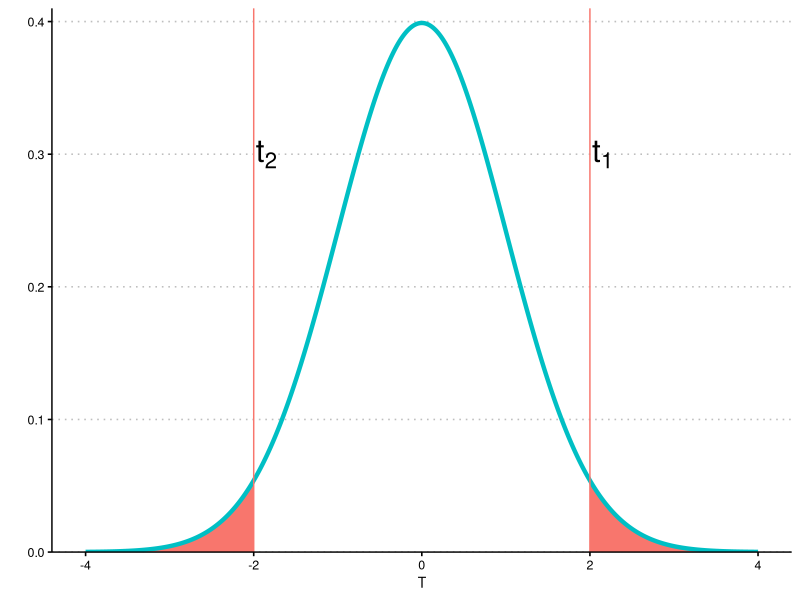
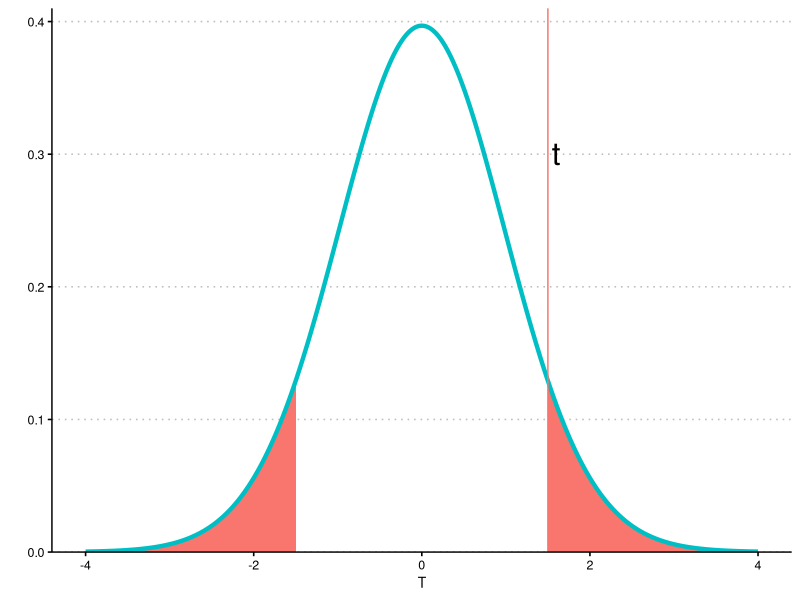
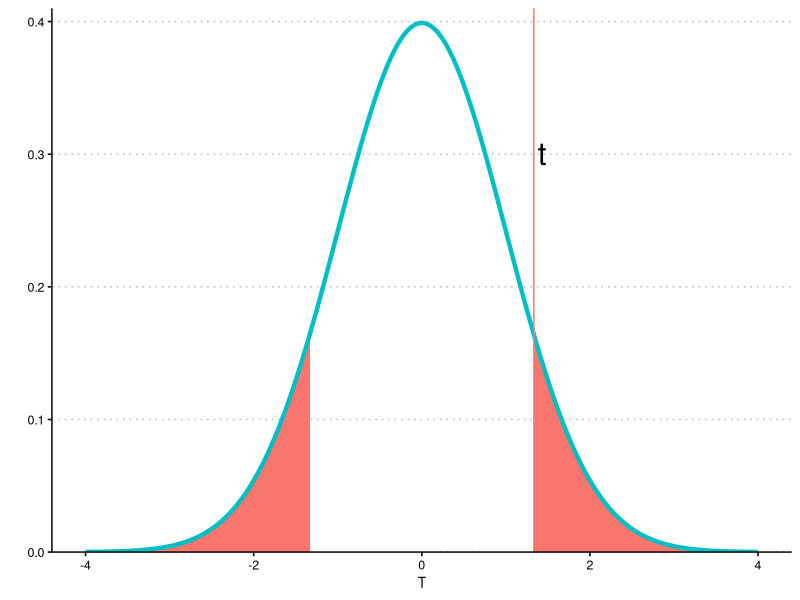
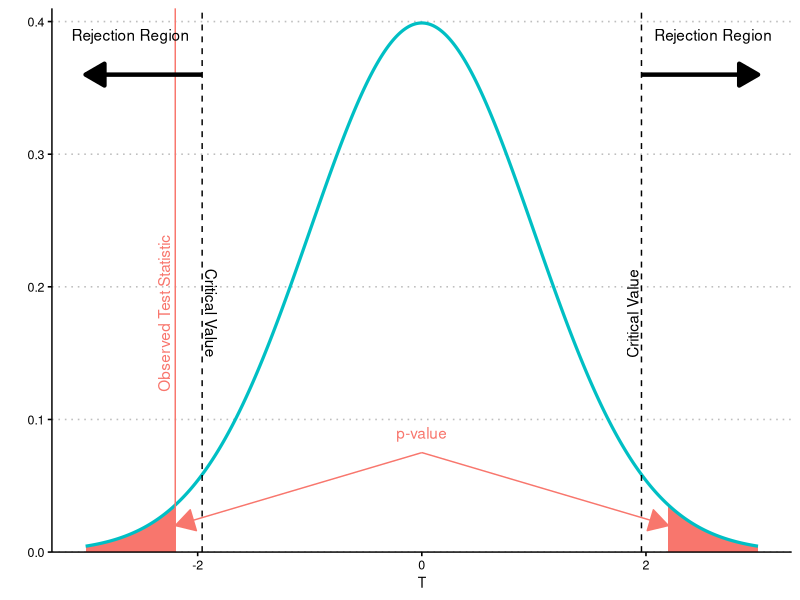
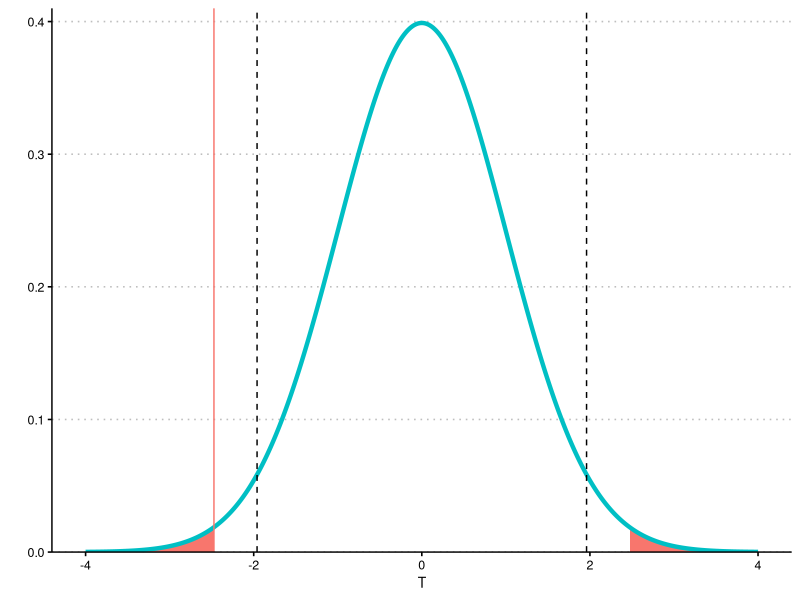
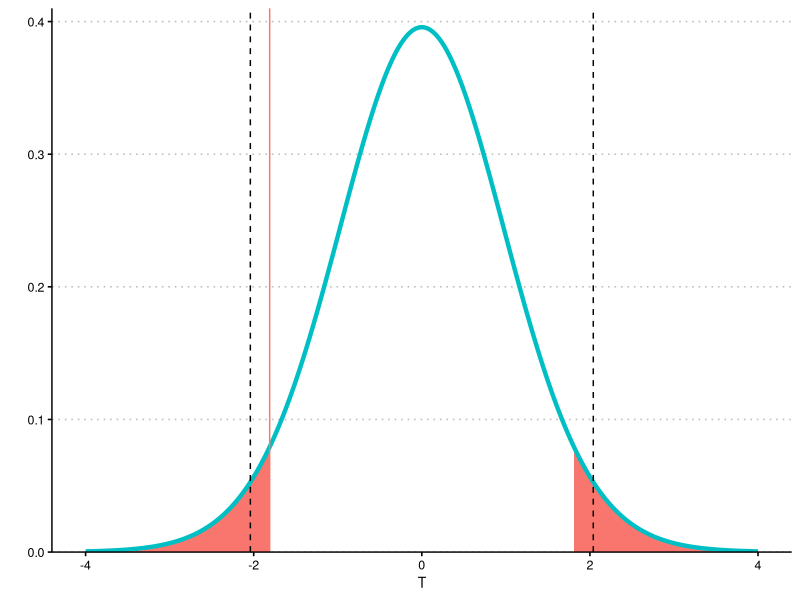

Generate these figures, in order, with R:
## ---- chunk 1
#| echo: false
#| fig-height: 3

library(ggplot2)
library(ggthemes)

# Define the value of t
t <- 2

# Create a sequence of x values for plotting the density curve
x <- seq(-4, 4, length.out = 5000)

# Calculate the normal density function
y <- dnorm(x)

# Create the ggplot
ggplot() +
  geom_area(data = data.frame(x = x[x <= -t], y = y[x <= -t], fill = as.factor(1)),
            aes(x = x, y = y), fill = "#F8766D") +
  geom_area(data = data.frame(x = x[x >= t], y = y[x >= t], fill = as.factor(1)),
            aes(x = x, y = y), fill = "#F8766D") +
  geom_line(aes(x = x, y = y), linewidth = 1.5, color = "#00BFC4") +
#   geom_vline(xintercept = -1.96, linetype = 2) + geom_vline(xintercept = 1.96, linetype = 2) + 
  geom_vline(xintercept = -t, color = "#F8766D") + 
  annotate("text", x = -t + 0.15, y = 0.3, label = "t[2]", parse = TRUE, size = 8) + 
  geom_vline(xintercept = t, color = "#F8766D") + 
  annotate("text", x = t + 0.15, y = 0.3, label = "t[1]", parse = TRUE, size = 8) + 
  labs(x = "T", y = "") +
  theme_clean() + 
  scale_y_continuous(expand = c(0, 0), limits = c(0, 0.41)) + 
  theme(plot.background = element_blank(), legend.position="none")
## ---- chunk 2
#| echo: false
#| fig-height: 3

library(ggplot2)
library(ggthemes)

# Define the value of t
t <- 1.5

# Create a sequence of x values for plotting the density curve
x <- seq(-4, 4, length.out = 5000)

# Calculate the normal density function
y <- dt(x, df = 48)

# Create the ggplot
ggplot() +
  geom_area(data = data.frame(x = x[x <= -t], y = y[x <= -t], fill = as.factor(1)),
            aes(x = x, y = y), fill = "#F8766D") +
  geom_area(data = data.frame(x = x[x >= t], y = y[x >= t], fill = as.factor(1)),
            aes(x = x, y = y), fill = "#F8766D") +
  geom_line(aes(x = x, y = y), linewidth = 1.5, color = "#00BFC4") +
#   geom_vline(xintercept = -1.96, linetype = 2) + geom_vline(xintercept = 1.96, linetype = 2) + 
  geom_vline(xintercept = t, color = "#F8766D") + 
  annotate("text", x = t + 0.1, y = 0.3, label = "t", parse = TRUE, size = 8) + 
  labs(x = "T", y = "") +
  theme_clean() + 
  scale_y_continuous(expand = c(0, 0), limits = c(0, 0.41)) + 
  theme(plot.background = element_blank(), legend.position="none")
## ---- chunk 3
#| echo: false
#| fig-height: 3

library(ggplot2)
library(ggthemes)

# Define the value of t
t <- 4/3

# Create a sequence of x values for plotting the density curve
x <- seq(-4, 4, length.out = 5000)

# Calculate the normal density function
y <- dnorm(x)

# Create the ggplot
ggplot() +
  geom_area(data = data.frame(x = x[x <= -t], y = y[x <= -t], fill = as.factor(1)),
            aes(x = x, y = y), fill = "#F8766D") +
  geom_area(data = data.frame(x = x[x >= t], y = y[x >= t], fill = as.factor(1)),
            aes(x = x, y = y), fill = "#F8766D") +
  geom_line(aes(x = x, y = y), linewidth = 1.5, color = "#00BFC4") +
#   geom_vline(xintercept = -1.96, linetype = 2) + geom_vline(xintercept = 1.96, linetype = 2) + 
  geom_vline(xintercept = t, color = "#F8766D") + 
  annotate("text", x = t + 0.1, y = 0.3, label = "t", parse = TRUE, size = 8) + 
  labs(x = "T", y = "") +
  theme_clean() + 
  scale_y_continuous(expand = c(0, 0), limits = c(0, 0.41)) + 
  theme(plot.background = element_blank(), legend.position="none")
## ---- chunk 4
#| echo: false
#| label: fig-rejection-region-plot
#| fig-height: 3
#| fig-cap: The labelled components of a hypothesis test. The observed test statistic is either compared to the critical values to see whether it falls into the rejection region or not. In a one-sided hypothesis test, the rejection region is one-sided as well. Alternatively, the area under the null distribution outside of the observed test statistic (in both tails, as depicted here, for a two-sided hypothesis test; in a single tail for a one-sided hypothesis test) can be computed as the $p$-value. The $p$-value is then compared to the level of significance.

library(ggplot2)
library(ggthemes)

# Define the value of t
t <- 2.2

# Create a sequence of x values for plotting the density curve
x <- seq(-3, 3, length.out = 5000)

# Calculate the normal density function
y <- dnorm(x)

# Create the ggplot
ggplot() +
  geom_area(data = data.frame(x = x[x <= -t], y = y[x <= -t], fill = as.factor(1)),
            aes(x = x, y = y), fill = "#F8766D") +
  geom_area(data = data.frame(x = x[x >= t], y = y[x >= t], fill = as.factor(1)),
            aes(x = x, y = y), fill = "#F8766D") +
  geom_line(aes(x = x, y = y), linewidth = 1.1, color = "#00BFC4") +
  geom_vline(xintercept = -1.96, linetype = 2) + geom_vline(xintercept = 1.96, linetype = 2) + 
  geom_vline(xintercept = -t, color = "#F8766D") + 
  annotate(geom = "text", x = -t-0.1, y = 0.18, label = "Observed Test Statistic", color = "#F8766D", angle = 90) + 
  annotate(geom = "text", x = 0, y = 0.09, label = "p-value", color = "#F8766D") + 
  annotate(geom = "text", x = 1.88, y = 0.18, label = "Critical Value", angle = 90) + 
  annotate(geom = "text", x = -1.88, y = 0.18, label = "Critical Value", angle = 270) + 
  labs(x = "T", y = "") +
  theme_clean() + 
  scale_y_continuous(expand = c(0, 0), limits = c(0, 0.41)) + 
  theme(plot.background = element_blank(), legend.position="none") + 
  annotate("segment", x = 1.96, y = 0.36, xend = 3, yend = 0.36, linewidth = 1.5, arrow = arrow(type = "closed", length = unit(0.04, "npc"))) + 
  annotate("text", x = 2.6, y = 0.39, label = "Rejection Region") + 
  annotate("segment", x = -1.96, y = 0.36, xend = -3, yend = 0.36, linewidth = 1.5, arrow = arrow(type = "closed", length = unit(0.04, "npc"))) + 
  annotate("text", x = -2.6, y = 0.39, label = "Rejection Region") + 
  annotate("segment",  x = 0, y = 0.075, xend = -t, yend = 0.02, arrow = arrow(type = "closed", length = unit(0.04, "npc")), color = "#F8766D") + 
  annotate("segment",  x = 0, y = 0.075, xend = t, yend = 0.02, arrow = arrow(type = "closed", length = unit(0.04, "npc")), color = "#F8766D")
## ---- chunk 5
#| echo: false
#| label: fig-z-test-plot
#| fig-height: 3
#| fig-cap: Illustration of the $Z$-test, depicting the observed statistic (solid line), area for the $p$-values (shaded areas), and locations of the critical value (dotted lines). In this example, the critical value is at $1.96$, and the observed statistic is at $-2.473$. Thus, it falls outside of the critical value. Additionally, the shaded area gives the p-value, $0.013$, which is less than the implied significance level of $0.05$. Consider where the critical values would fall had $\alpha = 0.01$ been used instead. 

library(ggplot2)
library(ggthemes)

# Define the value of t
t <- 2.473

# Create a sequence of x values for plotting the density curve
x <- seq(-4, 4, length.out = 5000)

# Calculate the normal density function
y <- dnorm(x)

# Create the ggplot
ggplot() +
  geom_area(data = data.frame(x = x[x <= -t], y = y[x <= -t], fill = as.factor(1)),
            aes(x = x, y = y), fill = "#F8766D") +
  geom_area(data = data.frame(x = x[x >= t], y = y[x >= t], fill = as.factor(1)),
            aes(x = x, y = y), fill = "#F8766D") +
  geom_line(aes(x = x, y = y), linewidth = 1.5, color = "#00BFC4") +
  geom_vline(xintercept = -1.96, linetype = 2) + geom_vline(xintercept = 1.96, linetype = 2) + 
  geom_vline(xintercept = -t, color = "#F8766D") + 
  labs(x = "T", y = "") +
  theme_clean() + 
  scale_y_continuous(expand = c(0, 0), limits = c(0, 0.41)) + 
  theme(plot.background = element_blank(), legend.position="none")
## ---- chunk 6
#| echo: false
#| label: fig-t-test-plot
#| fig-height: 3
#| fig-cap: Illustration of the $t$-test, based on $n=32$, depicting the observed statistic (solid line), area for the $p$-values (shaded areas), and locations of the critical value (dotted lines). In this example, the critical value is at $2.04$, and the observed statistic is at $1.81$. Thus, it falls inside of the critical value. Additionally, the shaded area gives the p-value, $0.080$, which is greater than the implied significance level of $0.05$. Consider where the critical values would fall had a one tailed hypothesis test been used instead.

library(ggplot2)
library(ggthemes)

# Define the value of t
t <- 1.81

# Create a sequence of x values for plotting the density curve
x <- seq(-4, 4, length.out = 5000)

# Calculate the normal density function
y <- dt(x, 31)

# Create the ggplot
ggplot() +
  geom_area(data = data.frame(x = x[x <= -t], y = y[x <= -t], fill = as.factor(1)),
            aes(x = x, y = y), fill = "#F8766D") +
  geom_area(data = data.frame(x = x[x >= t], y = y[x >= t], fill = as.factor(1)),
            aes(x = x, y = y), fill = "#F8766D") +
  geom_line(aes(x = x, y = y), linewidth = 1.5, color = "#00BFC4") +
  geom_vline(xintercept = -2.04, linetype = 2) + geom_vline(xintercept = 2.04, linetype = 2) + 
  geom_vline(xintercept = -t, color = "#F8766D") + 
  labs(x = "T", y = "") +
  theme_clean() + 
  scale_y_continuous(expand = c(0, 0), limits = c(0, 0.41)) + 
  theme(plot.background = element_blank(), legend.position="none")
## ---- chunk 7
set.seed(31415)

n <- 50
X <- rnorm(n, 1, 1)

# H0: mu = 0, based on a Z-test
T <- (mean(X) - 0) / (1 / sqrt(n))
p <- 2 * pnorm(-1 * abs(T))

# H0: mu = 1, based on a t-test
t.test(X, mu = 1, alternative = "two.sided")

# t.test used for a 90% confidence interval
t.test(X, conf.level = 0.9)

# For alternative tests, you can consider:
#   - var.test, which provides a test for the variance
#   - prop.test, which provides a test of proportions
